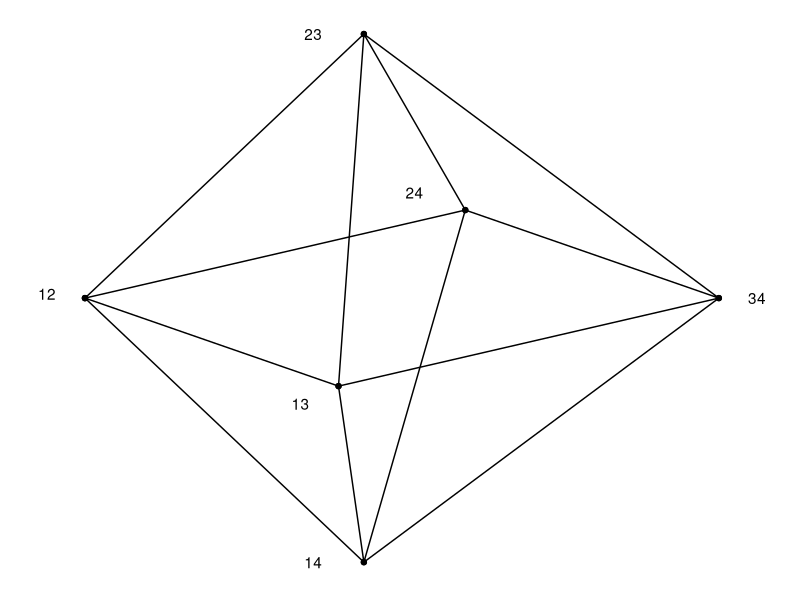

This figure's R source:
## ---- chunk 1
library(tidyverse)
df_eg41 <- data.frame(x = c(0, 2.2, 5, 2.2, 2, 2.2, 3, 2.2, 0, 2, 5, 3, 0), y = c(0, -3, 0, 3, -1, -3, 1, 3, 0, -1, 0, 1, 0))
ggplot(df_eg41, aes(x, y)) + geom_point() + geom_path() + theme_bw() + theme(panel.border = element_blank(),line = element_blank(),
        text = element_blank(),
        title = element_blank()) +
  annotate("text", x=-0.3, y = 0.05, label = "12") + annotate("text", x=1.8, y = -3, label = "14") +
  annotate("text", x=1.7, y = -1.2, label = "13") + annotate("text", x=5.3, y = 0, label = "34") +
  annotate("text", x=1.8, y = 3, label = "23") + annotate("text", x=2.6, y = 1.2, label = "24") 
